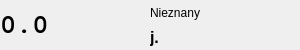
<?xml version="1.0" encoding="UTF-8"?>
<ui version="4.0">
 <class>WidokCzujnika</class>
 <widget class="QWidget" name="WidokCzujnika">
  <property name="geometry">
   <rect>
    <x>0</x>
    <y>0</y>
    <width>300</width>
    <height>50</height>
   </rect>
  </property>
  <property name="sizePolicy">
   <sizepolicy hsizetype="Fixed" vsizetype="Fixed">
    <horstretch>0</horstretch>
    <verstretch>0</verstretch>
   </sizepolicy>
  </property>
  <property name="minimumSize">
   <size>
    <width>160</width>
    <height>50</height>
   </size>
  </property>
  <property name="windowTitle">
   <string>Form</string>
  </property>
  <layout class="QGridLayout" name="gridLayout">
   <property name="leftMargin">
    <number>0</number>
   </property>
   <property name="topMargin">
    <number>0</number>
   </property>
   <property name="rightMargin">
    <number>0</number>
   </property>
   <property name="bottomMargin">
    <number>0</number>
   </property>
   <property name="spacing">
    <number>0</number>
   </property>
   <item row="0" column="1">
    <widget class="QLabel" name="opis">
     <property name="font">
      <font>
       <family>Ubuntu</family>
      </font>
     </property>
     <property name="text">
      <string>Nieznany</string>
     </property>
    </widget>
   </item>
   <item row="1" column="1">
    <widget class="QLabel" name="jednostka">
     <property name="font">
      <font>
       <family>Ubuntu</family>
       <pointsize>12</pointsize>
       <weight>75</weight>
       <bold>true</bold>
      </font>
     </property>
     <property name="text">
      <string>j.</string>
     </property>
    </widget>
   </item>
   <item row="0" column="0" rowspan="2">
    <widget class="QLabel" name="value">
     <property name="font">
      <font>
       <family>FreeMono</family>
       <pointsize>20</pointsize>
       <weight>75</weight>
       <bold>true</bold>
      </font>
     </property>
     <property name="text">
      <string>0.0</string>
     </property>
    </widget>
   </item>
  </layout>
 </widget>
 <resources/>
 <connections/>
</ui>
